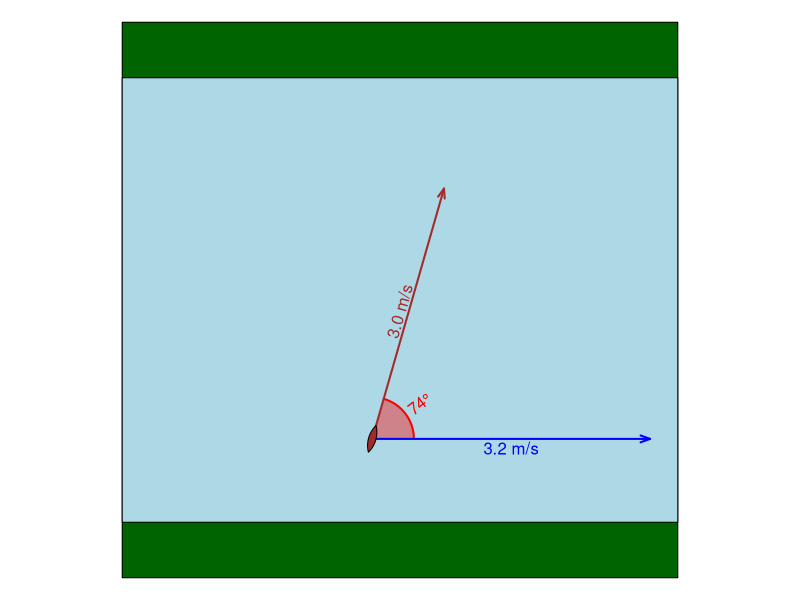
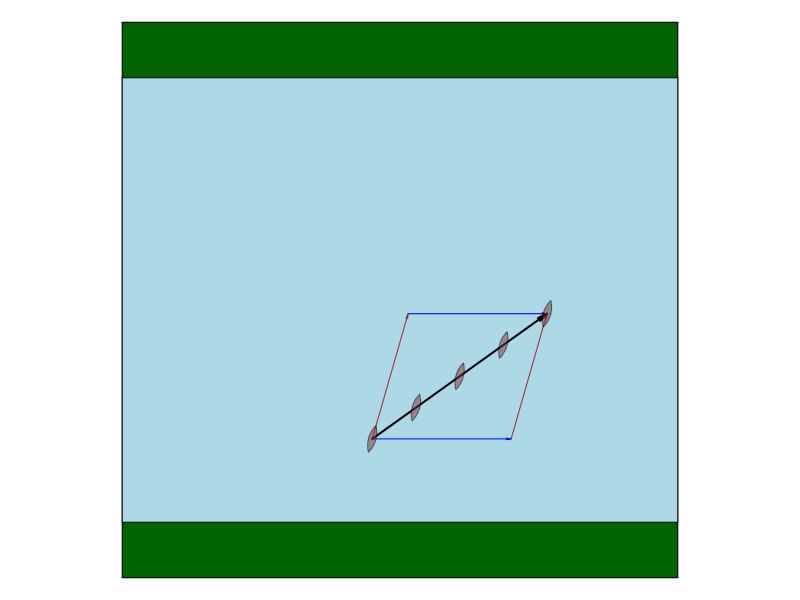
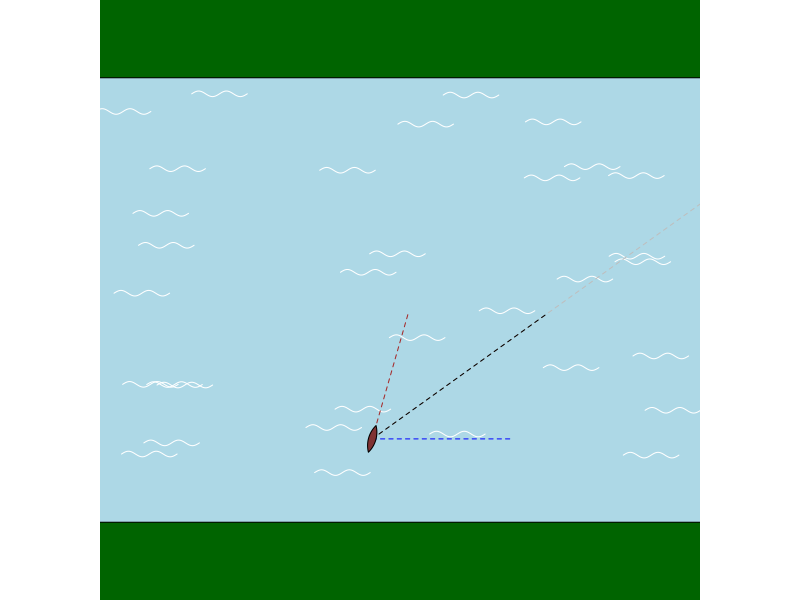
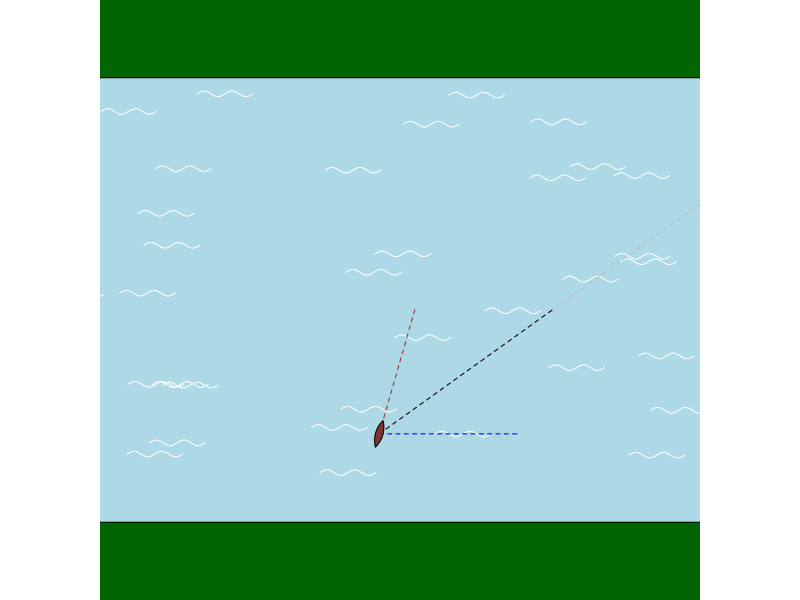
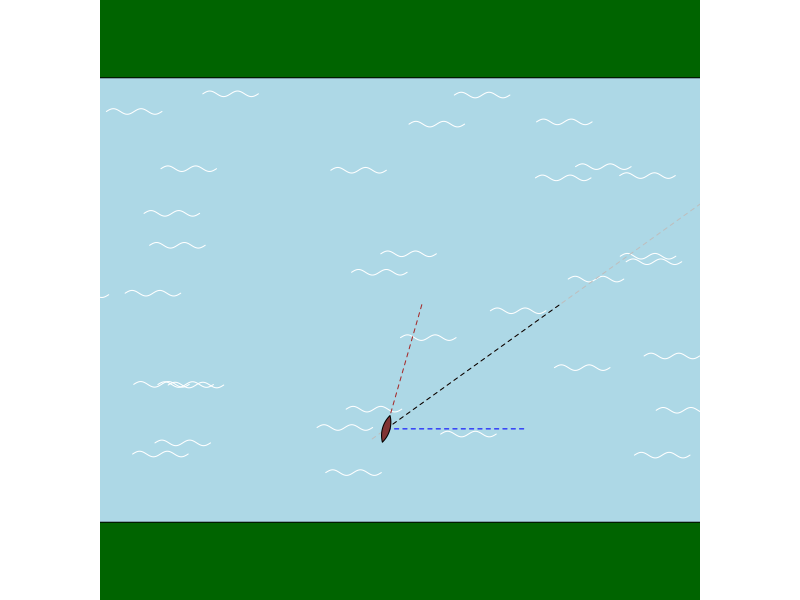
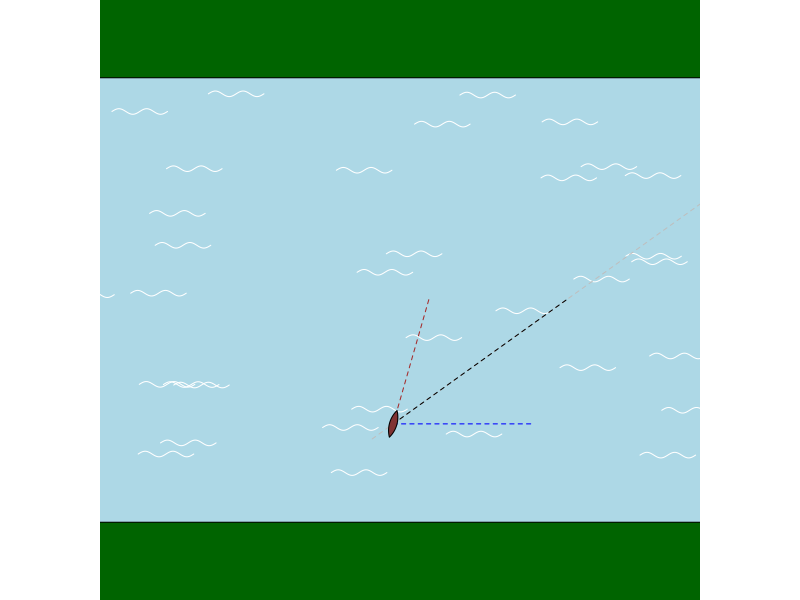
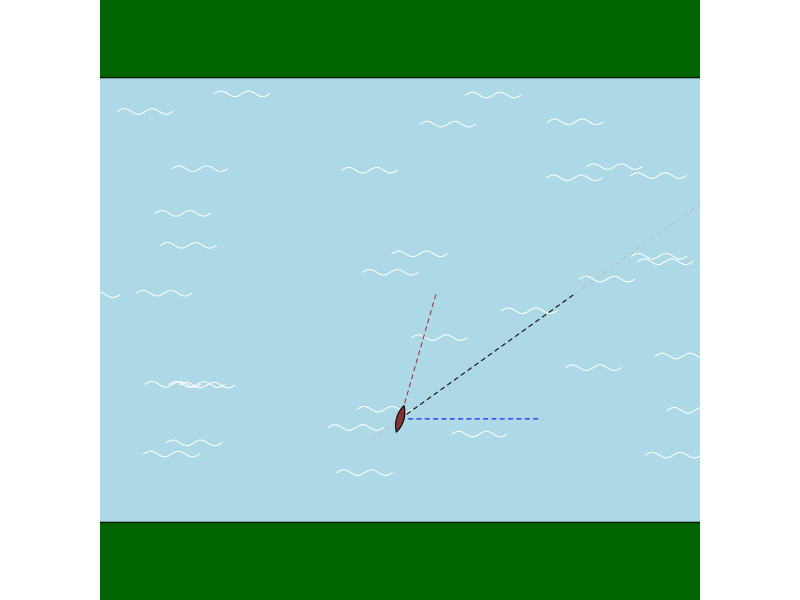
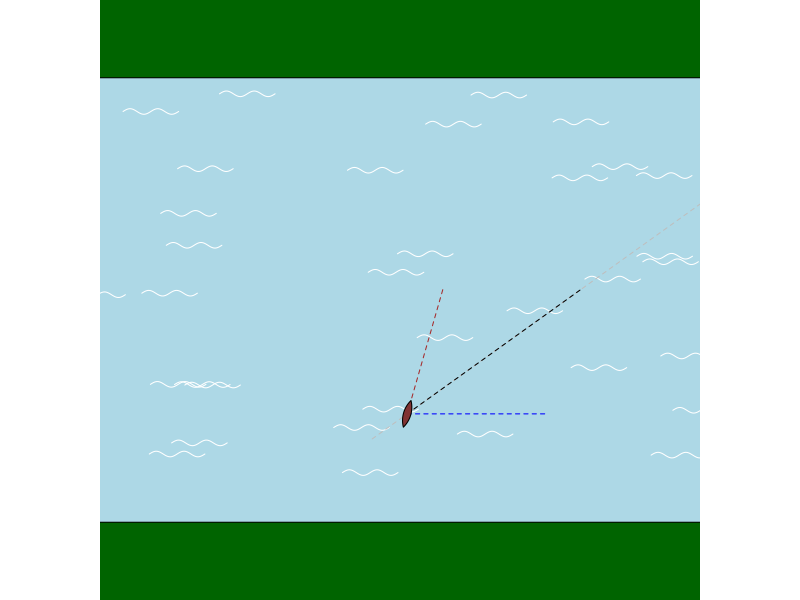

The R script that drew these images, in order:
## ---- chunk 1
while(T){
    vr = round(runif(1,1.0,3.5),1)
    vc = round(runif(1,1.0,3.5),1)
    th = runif(1,pi/6,5*pi/6)
    deg = round(th/pi*180)
    th = deg/180*pi
    xc = vc*cos(th)
    yc = vc*sin(th)
    
    xt = xc+vr
    yt = yc
    
    rt = sqrt(xt^2+yt^2)
    tht = atan2(yt,xt)
    degt = tht*180/pi
    if(abs(diff(c(vr,vc)))>0.2 && abs(deg-90)>5 && abs(degt-deg)>2 && 
       abs(rt-max(c(vr,vc)))>0.1 && round(rt,1)!=round(vc,1)){break}
}

ans1 = round(rt,1)
ans2 = round(degt)
ach1 = ans1+(0:5-sample(0:5,1))*0.1
ach2 = ans2+(0:5-sample(0:5,1))*1
sol1 = paste0(1*(ach1==ans1),collapse="")
sol2 = paste0(1*(ach2==ans2),collapse="")
al1 = paste0("* ",sprintf("%.01f m/s",ach1),collapse="\n")
al2 = paste0("* ",sprintf("%.0f°",ach2),collapse="\n")

## ---- chunk 2
par(mar=c(0,0,0,0),pty="s")
plot(0,0,"n",xlim=c(-1,1),ylim=c(-1,1),axes=F,ann=F)
polygon(c(-1,-1,1,1),c(-1,1,1,-1),col="darkgreen")
polygon(c(-1,-1,1,1),c(-0.8,0.8,0.8,-0.8),col="lightblue")
vm = max(c(vr,vc))
vrp = vr/vm
vcp = vc/vm

ths = seq(0,th,pi/360)
polygon(-0.1+c(0,0.15*cos(ths)),-0.5+c(0,0.15*sin(ths)),col=rgb(1,0,0,0.4),border=NA)
lines(-0.1+0.15*cos(ths),-0.5+0.15*sin(ths),col=rgb(1,0,0),lwd=2)
text(-0.1+0.15*cos(th/2),-0.5+0.15*sin(th/2),paste0(sprintf("%.0f",round(deg)),"°"),srt=(deg/2+90)%%180-90,adj=c(0.5-0.7*sign(cos(th/2)),0.5),col="red")

arrows(-0.1,-0.5,-0.1+vrp,-0.5,0.1,20,2,"blue",1,2)
arrows(-0.1,-0.5,-0.1+vcp*cos(th),-0.5+vcp*sin(th),0.1,20,2,"brown",1,2)
text(-0.1+vrp/2,-0.5,paste0(sprintf("%.01f",vr)," m/s"),col="blue",adj=c(0.5,1.2))
text(-0.1+vcp*cos(th)/2,-0.5+vcp*sin(th)/2,paste0(sprintf("%.01f",vc)," m/s"),srt=(deg+90)%%180-90,col="brown",adj=c(0.5,0.5-0.7*sign(cos(th))))

angcan = pi/6
thcan = seq(pi/2-angcan,pi/2+angcan,pi/360)
cany = sin(thcan)-sin(pi/2-angcan)
canx = cos(thcan)

canx = c(canx,rev(canx))
cany = c(cany,-rev(cany))

rcx = canx*cos(th)-cany*sin(th)
rcy = canx*sin(th)+cany*cos(th)

polygon(rcx/10-0.1,rcy/10-0.5,col="brown")

## ---- chunk 3
par(mar=c(0,0,0,0),pty="s")
plot(0,0,"n",xlim=c(-1,1),ylim=c(-1,1),axes=F,ann=F)
polygon(c(-1,-1,1,1),c(-1,1,1,-1),col="darkgreen")
polygon(c(-1,-1,1,1),c(-0.8,0.8,0.8,-0.8),col="lightblue")
vm = max(c(vr,vc))
vrp = vr/vm/2
vcp = vc/vm/2

# ths = seq(0,th,pi/360)
# polygon(-0.1+c(0,0.15*cos(ths)),-0.5+c(0,0.15*sin(ths)),col=rgb(1,0,0,0.4),border=NA)
# lines(-0.1+0.15*cos(ths),-0.5+0.15*sin(ths),col=rgb(1,0,0),lwd=2)
# text(-0.1+0.15*cos(th/2),-0.5+0.15*sin(th/2),paste0(sprintf("%.0f",round(deg)),"°"),srt=(deg/2+90)%%180-90,adj=c(0.5-0.7*sign(cos(th/2)),0.5),col="red")

arrows(-0.1,-0.5,-0.1+vrp,-0.5,0.05,10,2,"blue",1,1)
arrows(-0.1,-0.5,-0.1+vcp*cos(th),-0.5+vcp*sin(th),0.05,10,2,"brown",1,1)
arrows(-0.1+vcp*cos(th),-0.5+vcp*sin(th),-0.1+vrp+vcp*cos(th),-0.5+vcp*sin(th),0.05,10,2,"blue",1,1)
arrows(-0.1+vrp,-0.5,-0.1+vcp*cos(th)+vrp,-0.5+vcp*sin(th),0.05,10,2,"brown",1,1)
arrows(-0.1,-0.5,-0.1+vcp*cos(th)+vrp,-0.5+vcp*sin(th),0.1,10,2,"black",1,lwd=2)

# text(-0.1+vrp/2,-0.5,paste0(sprintf("%.01f",vr)," m/s"),col="blue",adj=c(0.5,1.2))
# text(-0.1+vcp*cos(th)/2,-0.5+vcp*sin(th)/2,paste0(sprintf("%.01f",vc)," m/s"),srt=(deg+90)%%180-90,col="brown",adj=c(0.5,0.5-0.7*sign(cos(th))))

angcan = pi/6
thcan = seq(pi/2-angcan,pi/2+angcan,pi/360)
cany = sin(thcan)-sin(pi/2-angcan)
canx = cos(thcan)
canx = c(canx,rev(canx))
cany = c(cany,-rev(cany))
rcx = canx*cos(th)-cany*sin(th)
rcy = canx*sin(th)+cany*cos(th)

fracs = c(0,0.25,0.5,0.75,1)

for(i in fracs){
    polygon(rcx/10-0.1+i*rt*cos(tht)/vm/2,rcy/10-0.5+i*rt*sin(tht)/vm/2,col=rgb(0.5,0.2,0.2,0.5),border=rgb(0,0,0,0.5))
}
## ---- chunk 4
par(mar=c(0,0,0,0),pty="s")

scatx = runif(50,-2,1)
scaty = runif(50,-0.75,0.75)

squigx = seq(-0.1,0.1,0.001)
squigy = 0.01*sin(squigx/0.1*2*pi)

for(i in seq(0,1,0.04)){
    plot(0,0,"n",xlim=c(-1,1),ylim=c(-1,1),axes=F,ann=F)
    polygon(c(-1.2,-1.2,1.2,1.2),c(-1.2,1.2,1.2,-1.2),col="darkgreen")
    polygon(c(-1.2,-1.2,1.2,1.2),c(-0.8,0.8,0.8,-0.8),col="lightblue")
    vm = max(c(vr,vc))
    vrp = vr/vm/2
    vcp = vc/vm/2
    rtp = rt/vm/2
    
    angcan = pi/6
    thcan = seq(pi/2-angcan,pi/2+angcan,pi/360)
    cany = sin(thcan)-sin(pi/2-angcan)
    canx = cos(thcan)
    canx = c(canx,rev(canx))
    cany = c(cany,-rev(cany))
    rcx = canx*cos(th)-cany*sin(th)
    rcy = canx*sin(th)+cany*cos(th)
    # points(scatx+i*vr/vm/2,scaty,pch=19,col="white")
    for(j in 1:length(scatx)){
        lines(scatx[j]+i*vr/vm/2+squigx,scaty[j]+squigy,pch=19,col="white")
    }
    lines(-0.1+i*rt*cos(tht)/vm/2+vcp*c(0,cos(th)),-0.5+i*rt*sin(tht)/vm/2+vcp*c(0,sin(th)),col="brown",lty=2)
    lines(-0.1+2*rtp*c(0,cos(tht)),-0.5+2*rtp*c(0,sin(tht)),col="grey",lty=2)
    lines(-0.1+i*rt*cos(tht)/vm/2+rtp*c(0,cos(tht)),-0.5+i*rt*sin(tht)/vm/2+rtp*c(0,sin(tht)),col="black",lty=2)
    lines(-0.1+i*rt*cos(tht)/vm/2+vrp*c(0,1),-0.5+i*rt*sin(tht)/vm/2+0*c(0,1),col="blue",lty=2)
    polygon(rcx/10-0.1+i*rt*cos(tht)/vm/2,rcy/10-0.5+i*rt*sin(tht)/vm/2,col=rgb(0.5,0.2,0.2),border=rgb(0,0,0))
    
}
